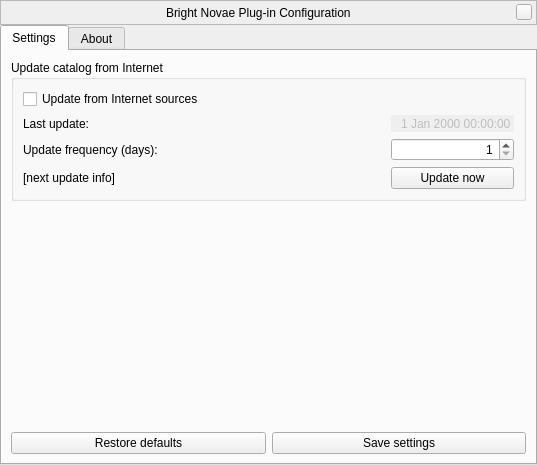
<?xml version="1.0" encoding="UTF-8"?>
<ui version="4.0">
 <class>novaeDialog</class>
 <widget class="QWidget" name="novaeDialog">
  <property name="geometry">
   <rect>
    <x>0</x>
    <y>0</y>
    <width>537</width>
    <height>465</height>
   </rect>
  </property>
  <property name="windowTitle">
   <string>Bright Novae Configuration</string>
  </property>
  <layout class="QVBoxLayout" name="verticalLayout_2">
   <property name="spacing">
    <number>0</number>
   </property>
   <property name="leftMargin">
    <number>0</number>
   </property>
   <property name="topMargin">
    <number>0</number>
   </property>
   <property name="rightMargin">
    <number>0</number>
   </property>
   <property name="bottomMargin">
    <number>0</number>
   </property>
   <item>
    <widget class="BarFrame" name="TitleBar">
     <property name="sizePolicy">
      <sizepolicy hsizetype="Expanding" vsizetype="Fixed">
       <horstretch>0</horstretch>
       <verstretch>0</verstretch>
      </sizepolicy>
     </property>
     <property name="minimumSize">
      <size>
       <width>530</width>
       <height>25</height>
      </size>
     </property>
     <property name="maximumSize">
      <size>
       <width>16777215</width>
       <height>25</height>
      </size>
     </property>
     <property name="focusPolicy">
      <enum>Qt::NoFocus</enum>
     </property>
     <property name="autoFillBackground">
      <bool>false</bool>
     </property>
     <property name="frameShape">
      <enum>QFrame::StyledPanel</enum>
     </property>
     <layout class="QHBoxLayout">
      <property name="spacing">
       <number>0</number>
      </property>
      <property name="leftMargin">
       <number>0</number>
      </property>
      <property name="topMargin">
       <number>0</number>
      </property>
      <property name="rightMargin">
       <number>4</number>
      </property>
      <property name="bottomMargin">
       <number>0</number>
      </property>
      <item>
       <spacer>
        <property name="orientation">
         <enum>Qt::Horizontal</enum>
        </property>
        <property name="sizeHint" stdset="0">
         <size>
          <width>40</width>
          <height>20</height>
         </size>
        </property>
       </spacer>
      </item>
      <item>
       <widget class="QLabel" name="stelWindowTitle">
        <property name="text">
         <string>Bright Novae Plug-in Configuration</string>
        </property>
       </widget>
      </item>
      <item>
       <spacer>
        <property name="orientation">
         <enum>Qt::Horizontal</enum>
        </property>
        <property name="sizeHint" stdset="0">
         <size>
          <width>40</width>
          <height>20</height>
         </size>
        </property>
       </spacer>
      </item>
      <item>
       <widget class="QPushButton" name="closeStelWindow">
        <property name="minimumSize">
         <size>
          <width>16</width>
          <height>16</height>
         </size>
        </property>
        <property name="maximumSize">
         <size>
          <width>16</width>
          <height>16</height>
         </size>
        </property>
        <property name="focusPolicy">
         <enum>Qt::NoFocus</enum>
        </property>
        <property name="text">
         <string/>
        </property>
       </widget>
      </item>
     </layout>
    </widget>
   </item>
   <item>
    <widget class="QTabWidget" name="tabs">
     <property name="currentIndex">
      <number>0</number>
     </property>
     <property name="documentMode">
      <bool>false</bool>
     </property>
     <widget class="QWidget" name="settingsTab">
      <attribute name="title">
       <string>Settings</string>
      </attribute>
      <layout class="QVBoxLayout" name="verticalLayout_3">
       <item>
        <widget class="QGroupBox" name="updatesGroup">
         <property name="title">
          <string>Update catalog from Internet</string>
         </property>
         <property name="flat">
          <bool>true</bool>
         </property>
         <property name="checkable">
          <bool>false</bool>
         </property>
         <layout class="QVBoxLayout" name="verticalLayout_12">
          <item>
           <widget class="QCheckBox" name="internetUpdatesCheckbox">
            <property name="text">
             <string>Update from Internet sources</string>
            </property>
           </widget>
          </item>
          <item>
           <layout class="QGridLayout" name="gridLayout">
            <item row="0" column="0">
             <widget class="QLabel" name="lastUpdateLabel">
              <property name="text">
               <string>Last update:</string>
              </property>
             </widget>
            </item>
            <item row="0" column="2">
             <widget class="QDateTimeEdit" name="lastUpdateDateTimeEdit">
              <property name="enabled">
               <bool>false</bool>
              </property>
              <property name="frame">
               <bool>false</bool>
              </property>
              <property name="alignment">
               <set>Qt::AlignRight|Qt::AlignTrailing|Qt::AlignVCenter</set>
              </property>
              <property name="buttonSymbols">
               <enum>QAbstractSpinBox::NoButtons</enum>
              </property>
             </widget>
            </item>
            <item row="1" column="0">
             <widget class="QLabel" name="updateFrequencyLabel">
              <property name="text">
               <string>Update frequency (days):</string>
              </property>
             </widget>
            </item>
            <item row="1" column="2">
             <widget class="QSpinBox" name="updateFrequencySpinBox">
              <property name="alignment">
               <set>Qt::AlignRight|Qt::AlignTrailing|Qt::AlignVCenter</set>
              </property>
              <property name="minimum">
               <number>1</number>
              </property>
              <property name="maximum">
               <number>9999</number>
              </property>
              <property name="value">
               <number>1</number>
              </property>
             </widget>
            </item>
            <item row="2" column="0">
             <widget class="QLabel" name="nextUpdateLabel">
              <property name="text">
               <string>[next update info]</string>
              </property>
             </widget>
            </item>
            <item row="2" column="1">
             <spacer name="horizontalSpacer">
              <property name="orientation">
               <enum>Qt::Horizontal</enum>
              </property>
              <property name="sizeHint" stdset="0">
               <size>
                <width>17</width>
                <height>20</height>
               </size>
              </property>
             </spacer>
            </item>
            <item row="2" column="2">
             <widget class="QPushButton" name="updateButton">
              <property name="text">
               <string>Update now</string>
              </property>
             </widget>
            </item>
           </layout>
          </item>
         </layout>
        </widget>
       </item>
       <item>
        <spacer name="verticalSpacer_3">
         <property name="orientation">
          <enum>Qt::Vertical</enum>
         </property>
         <property name="sizeHint" stdset="0">
          <size>
           <width>20</width>
           <height>120</height>
          </size>
         </property>
        </spacer>
       </item>
       <item>
        <layout class="QHBoxLayout" name="horizontalLayout_7">
         <item>
          <widget class="QPushButton" name="restoreDefaultsButton">
           <property name="sizePolicy">
            <sizepolicy hsizetype="Expanding" vsizetype="Fixed">
             <horstretch>0</horstretch>
             <verstretch>0</verstretch>
            </sizepolicy>
           </property>
           <property name="text">
            <string>Restore defaults</string>
           </property>
          </widget>
         </item>
         <item>
          <widget class="QPushButton" name="saveSettingsButton">
           <property name="sizePolicy">
            <sizepolicy hsizetype="Expanding" vsizetype="Fixed">
             <horstretch>0</horstretch>
             <verstretch>0</verstretch>
            </sizepolicy>
           </property>
           <property name="text">
            <string>Save settings</string>
           </property>
          </widget>
         </item>
        </layout>
       </item>
      </layout>
     </widget>
     <widget class="QWidget" name="aboutTab">
      <attribute name="title">
       <string comment="tab in plugin windows">About</string>
      </attribute>
      <layout class="QVBoxLayout" name="verticalLayout_11">
       <property name="spacing">
        <number>9</number>
       </property>
       <item>
        <widget class="QTextBrowser" name="aboutTextBrowser">
         <property name="openExternalLinks">
          <bool>true</bool>
         </property>
         <property name="openLinks">
          <bool>true</bool>
         </property>
        </widget>
       </item>
      </layout>
     </widget>
    </widget>
   </item>
  </layout>
 </widget>
 <customwidgets>
  <customwidget>
   <class>BarFrame</class>
   <extends>QFrame</extends>
   <header>Dialog.hpp</header>
   <container>1</container>
  </customwidget>
 </customwidgets>
 <resources/>
 <connections/>
</ui>
